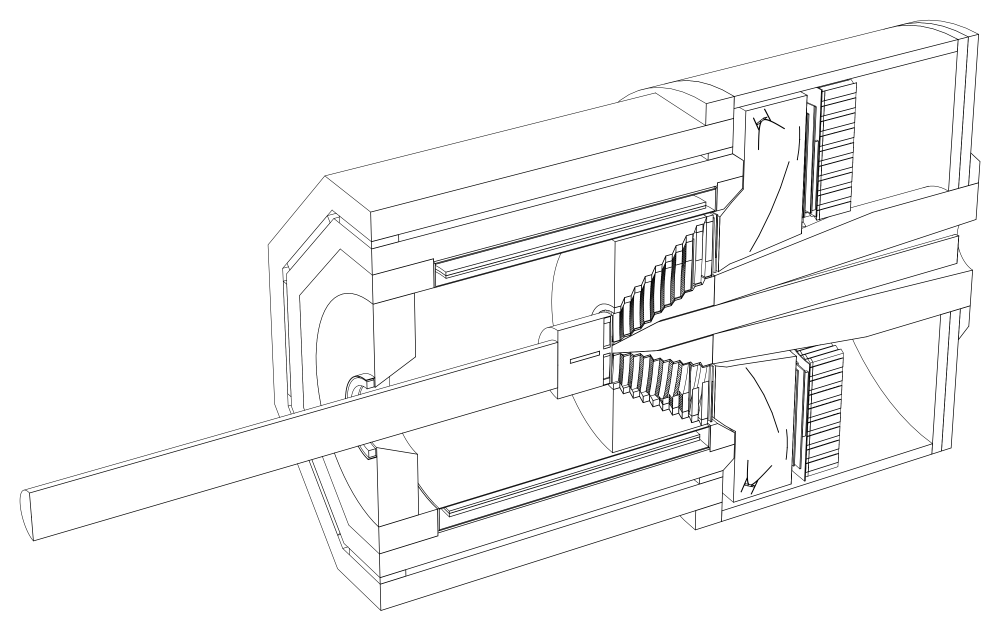
#> input picture prototypes/vis_study/images/cutaway.png, 3000 x 1892 px (shown at 1/3 size)
$ python imgdiff.py ../images/cutaway.png ../images/feasibility_overview_v2.png out.png
#> lines starting #> are read from the running program, lines starting #| are printed output that depends on the picture; after the words box and inside, x2 and y2 are one past the last pixel; in counts of white or black regions, pixels touching at a corner belong together
"""imgdiff.py A.png B.png [diff.png]: pixel statistics + diff image (red = only in A, blue = only in B)."""
import sys, re
import numpy as np
from PIL import Image
a = np.asarray(Image.open(sys.argv[1]).convert('RGB')).astype(int)
#> a: shape (1892, 3000, 3) int64; 256 distinct labels, from 0 to 255
b = np.asarray(Image.open(sys.argv[2]).convert('RGB')).astype(int)
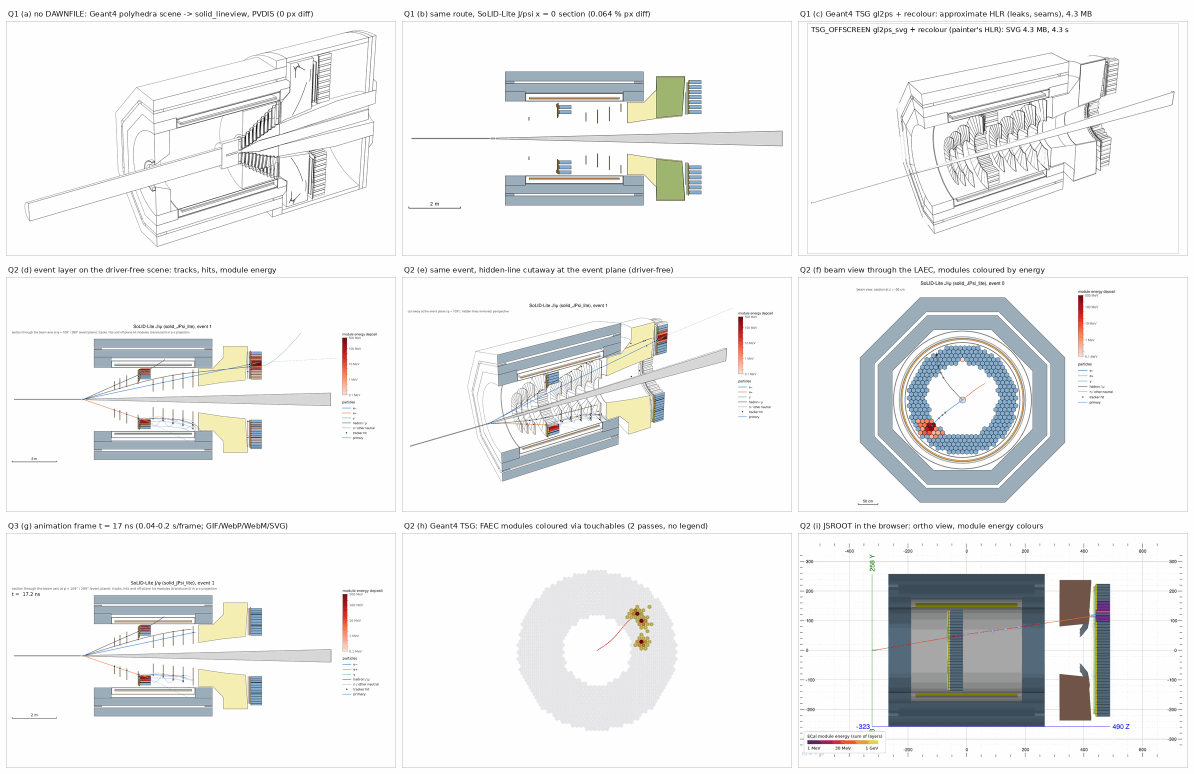
#> input picture prototypes/vis_study/images/feasibility_overview_v2.png, 2388 x 1548 px (shown at 1/2 size)
if a.shape != b.shape:
    print('shape differs', a.shape, b.shape)
#| shape differs (1892, 3000, 3) (1548, 2388, 3)
    h = min(a.shape[0], b.shape[0]); w = min(a.shape[1], b.shape[1]); a = a[:h, :w]; b = b[:h, :w]
#> after `h = min(a.shape[0], b.shape[0])`: h = 1548
#> after `w = min(a.shape[1], b.shape[1])`: w = 2388
#> after `a = a[:h, :w]`:
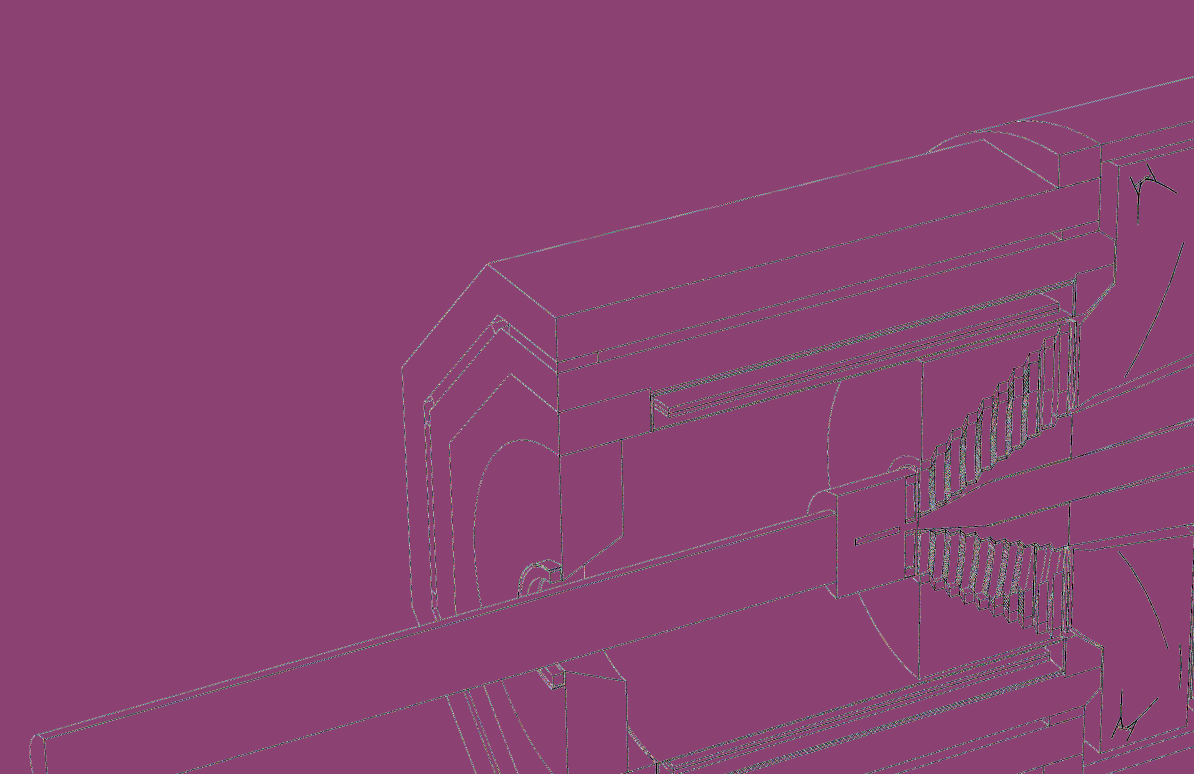
#> a: shape (1548, 2388, 3) int64 (shown at 1/2 size); 256 distinct labels, from 0 to 255; one colour per label, 0 black
d = np.abs(a - b).max(2)
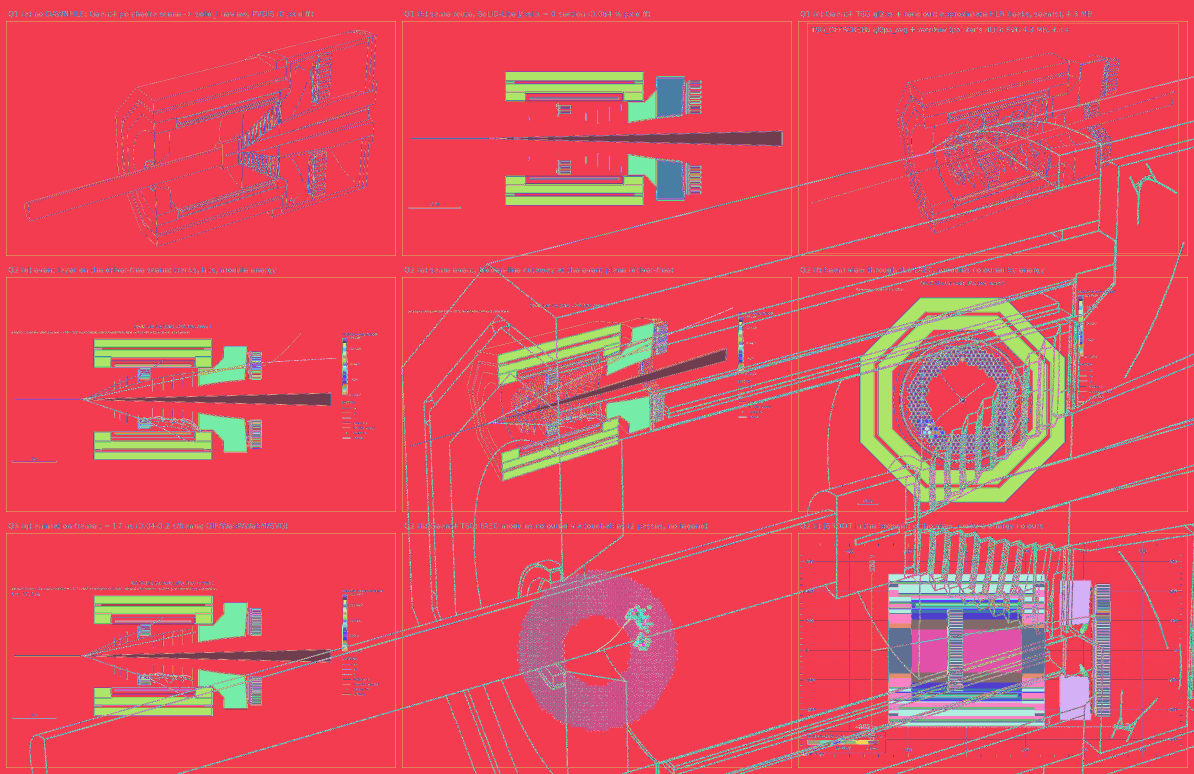
#> d: shape (1548, 2388) int64 (shown at 1/2 size); 256 distinct labels, from 0 to 255; one colour per label, 0 black
ink_a = a.min(2) < 200; ink_b = b.min(2) < 200
#> after `ink_a = a.min(2) < 200`:
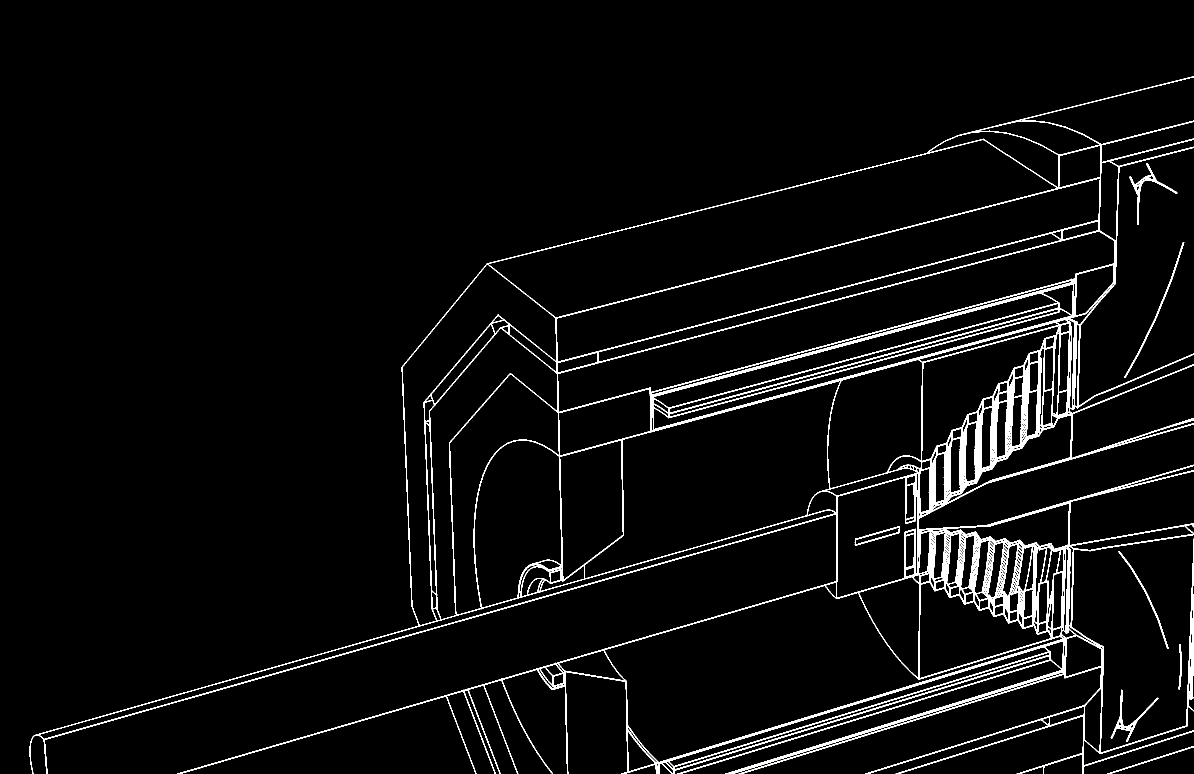
#> ink_a: shape (1548, 2388) bool (shown at 1/2 size); 4% white; 8 white regions, largest, box (x1, y1, x2, y2) and area: (59, 152, 2388, 1548) 142273, (2259, 326, 2355, 450) 1079, (2221, 1379, 2317, 1484) 1049
#> after `ink_b = b.min(2) < 200`: ink_b: shape (1548, 2388) bool; 13.8% white; 1542 white regions (710 under 20 px), largest, box (x1, y1, x2, y2) and area: (1743, 1147, 2221, 1454) 111392, (943, 636, 1454, 963) 47456, (1720, 595, 2130, 1005) 37060
n = d.size
#> n = 3696624
print('differing pixels (>8/255): %d of %d (%.4f%%); ink A %d, ink B %d, ink only A %d, only B %d'
      % ((d > 8).sum(), n, 100.0 * (d > 8).sum() / n, ink_a.sum(), ink_b.sum(), (ink_a & ~ink_b).sum(), (ink_b & ~ink_a).sum()))
#| differing pixels (>8/255): 762706 of 3696624 (20.6325%); ink A 147354, ink B 511230, ink only A 103860, only B 467736
if len(sys.argv) > 3:
    out = np.full(a.shape, 255, np.uint8)
    both = ink_a & ink_b
#> both: shape (1548, 2388) bool; 1.2% white; 806 white regions (668 under 20 px), largest, box (x1, y1, x2, y2) and area: (1776, 1148, 2090, 1360) 8306, (1980, 753, 2036, 898) 2335, (2001, 703, 2095, 922) 2305
    out[both] = (170, 170, 170)
    out[ink_a & ~ink_b] = (230, 0, 0)
    out[ink_b & ~ink_a] = (0, 0, 230)
    im = Image.fromarray(out)
    im.thumbnail((1500, 1500))
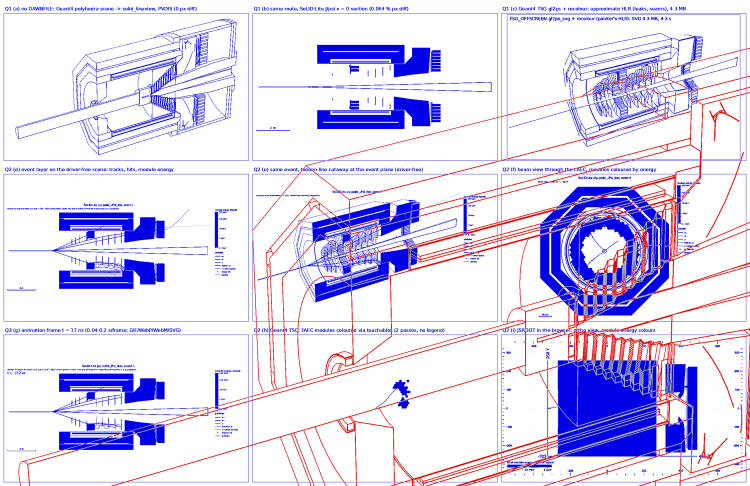
#> im: PIL image 1500x972 RGB (shown at 1/2 size); mean R, G, B 220.7, 214.2, 243.5
    im.save(sys.argv[3], optimize=True)
